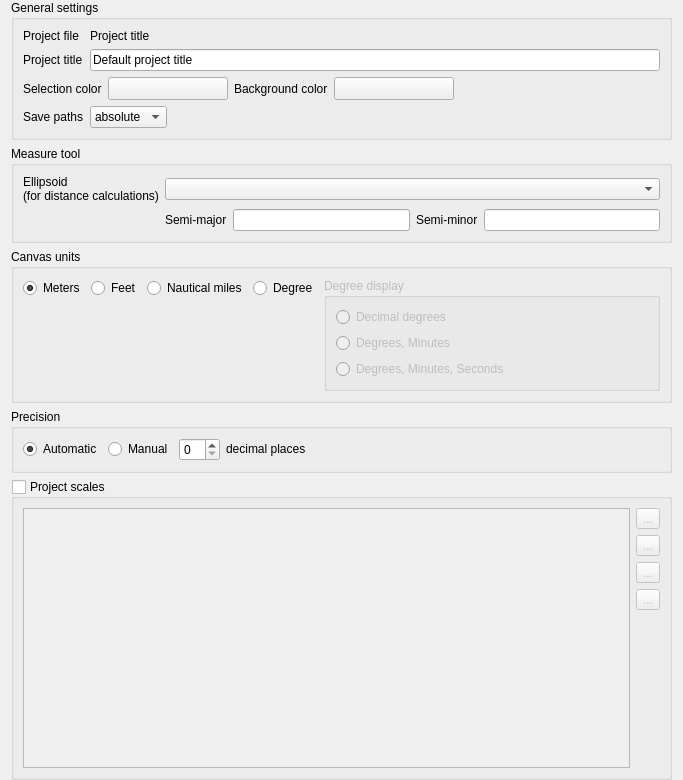
             <widget class="QWidget" name="scrollAreaWidgetContents_2">
              <property name="geometry">
               <rect>
                <x>0</x>
                <y>0</y>
                <width>683</width>
                <height>780</height>
               </rect>
              </property>
              <layout class="QVBoxLayout" name="verticalLayout_8">
               <property name="topMargin">
                <number>0</number>
               </property>
               <property name="bottomMargin">
                <number>0</number>
               </property>
               <item>
                <widget class="QgsCollapsibleGroupBox" name="titleBox">
                 <property name="title">
                  <string>General settings</string>
                 </property>
                 <property name="syncGroup">
                  <string notr="true">projgeneral</string>
                 </property>
                 <layout class="QGridLayout" name="gridLayout_26">
                  <item row="3" column="2" colspan="2">
                   <spacer>
                    <property name="orientation">
                     <enum>Qt::Horizontal</enum>
                    </property>
                    <property name="sizeHint" stdset="0">
                     <size>
                      <width>40</width>
                      <height>20</height>
                     </size>
                    </property>
                   </spacer>
                  </item>
                  <item row="3" column="1">
                   <widget class="QComboBox" name="cbxAbsolutePath">
                    <item>
                     <property name="text">
                      <string>absolute</string>
                     </property>
                    </item>
                    <item>
                     <property name="text">
                      <string>relative</string>
                     </property>
                    </item>
                   </widget>
                  </item>
                  <item row="2" column="0" colspan="4">
                   <layout class="QHBoxLayout" name="horizontalLayout_5">
                    <item>
                     <widget class="QLabel" name="textLabel1">
                      <property name="sizePolicy">
                       <sizepolicy hsizetype="Maximum" vsizetype="Preferred">
                        <horstretch>0</horstretch>
                        <verstretch>0</verstretch>
                       </sizepolicy>
                      </property>
                      <property name="text">
                       <string>Selection color</string>
                      </property>
                      <property name="buddy">
                       <cstring>pbnSelectionColor</cstring>
                      </property>
                     </widget>
                    </item>
                    <item>
                     <widget class="QgsColorButtonV2" name="pbnSelectionColor">
                      <property name="minimumSize">
                       <size>
                        <width>120</width>
                        <height>0</height>
                       </size>
                      </property>
                      <property name="maximumSize">
                       <size>
                        <width>120</width>
                        <height>16777215</height>
                       </size>
                      </property>
                      <property name="text">
                       <string/>
                      </property>
                     </widget>
                    </item>
                    <item>
                     <widget class="QLabel" name="label">
                      <property name="sizePolicy">
                       <sizepolicy hsizetype="Maximum" vsizetype="Preferred">
                        <horstretch>0</horstretch>
                        <verstretch>0</verstretch>
                       </sizepolicy>
                      </property>
                      <property name="text">
                       <string>Background color</string>
                      </property>
                      <property name="buddy">
                       <cstring>pbnCanvasColor</cstring>
                      </property>
                     </widget>
                    </item>
                    <item>
                     <widget class="QgsColorButtonV2" name="pbnCanvasColor">
                      <property name="minimumSize">
                       <size>
                        <width>120</width>
                        <height>0</height>
                       </size>
                      </property>
                      <property name="maximumSize">
                       <size>
                        <width>120</width>
                        <height>16777215</height>
                       </size>
                      </property>
                      <property name="text">
                       <string/>
                      </property>
                     </widget>
                    </item>
                    <item>
                     <spacer name="horizontalSpacer_4">
                      <property name="orientation">
                       <enum>Qt::Horizontal</enum>
                      </property>
                      <property name="sizeHint" stdset="0">
                       <size>
                        <width>40</width>
                        <height>20</height>
                       </size>
                      </property>
                     </spacer>
                    </item>
                   </layout>
                  </item>
                  <item row="3" column="0">
                   <widget class="QLabel" name="label_3">
                    <property name="sizePolicy">
                     <sizepolicy hsizetype="Maximum" vsizetype="Preferred">
                      <horstretch>0</horstretch>
                      <verstretch>0</verstretch>
                     </sizepolicy>
                    </property>
                    <property name="text">
                     <string>Save paths</string>
                    </property>
                    <property name="buddy">
                     <cstring>cbxAbsolutePath</cstring>
                    </property>
                   </widget>
                  </item>
                  <item row="1" column="1" colspan="3">
                   <widget class="QLineEdit" name="titleEdit">
                    <property name="toolTip">
                     <string>Descriptive project name</string>
                    </property>
                    <property name="text">
                     <string>Default project title</string>
                    </property>
                   </widget>
                  </item>
                  <item row="1" column="0">
                   <widget class="QLabel" name="label_2">
                    <property name="sizePolicy">
                     <sizepolicy hsizetype="Maximum" vsizetype="Preferred">
                      <horstretch>0</horstretch>
                      <verstretch>0</verstretch>
                     </sizepolicy>
                    </property>
                    <property name="text">
                     <string>Project title</string>
                    </property>
                    <property name="buddy">
                     <cstring>projectFileName</cstring>
                    </property>
                   </widget>
                  </item>
                  <item row="0" column="0">
                   <widget class="QLabel" name="label_4">
                    <property name="sizePolicy">
                     <sizepolicy hsizetype="Maximum" vsizetype="Preferred">
                      <horstretch>0</horstretch>
                      <verstretch>0</verstretch>
                     </sizepolicy>
                    </property>
                    <property name="text">
                     <string>Project file</string>
                    </property>
                    <property name="buddy">
                     <cstring>titleEdit</cstring>
                    </property>
                   </widget>
                  </item>
                  <item row="0" column="1">
                   <widget class="QLabel" name="projectFileName">
                    <property name="sizePolicy">
                     <sizepolicy hsizetype="Maximum" vsizetype="Preferred">
                      <horstretch>0</horstretch>
                      <verstretch>0</verstretch>
                     </sizepolicy>
                    </property>
                    <property name="text">
                     <string>Project title</string>
                    </property>
                    <property name="buddy">
                     <cstring>titleEdit</cstring>
                    </property>
                   </widget>
                  </item>
                 </layout>
                </widget>
               </item>
               <item>
                <widget class="QgsCollapsibleGroupBox" name="btnGrpMeasureEllipsoid">
                 <property name="title">
                  <string>Measure tool</string>
                 </property>
                 <property name="syncGroup">
                  <string notr="true">projgeneral</string>
                 </property>
                 <layout class="QGridLayout" name="gridLayoutMeasureTool">
                  <item row="1" column="0">
                   <widget class="QLabel" name="textLabel1_8">
                    <property name="text">
                     <string>Ellipsoid
(for distance calculations)</string>
                    </property>
                   </widget>
                  </item>
                  <item row="2" column="1">
                   <widget class="QLabel" name="label_41">
                    <property name="text">
                     <string>Semi-major</string>
                    </property>
                   </widget>
                  </item>
                  <item row="2" column="2">
                   <widget class="QLineEdit" name="leSemiMajor"/>
                  </item>
                  <item row="2" column="4">
                   <widget class="QLineEdit" name="leSemiMinor"/>
                  </item>
                  <item row="2" column="3">
                   <widget class="QLabel" name="label_42">
                    <property name="text">
                     <string>Semi-minor</string>
                    </property>
                   </widget>
                  </item>
                  <item row="1" column="1" colspan="4">
                   <widget class="QComboBox" name="cmbEllipsoid"/>
                  </item>
                 </layout>
                </widget>
               </item>
               <item>
                <widget class="QgsCollapsibleGroupBox" name="btnGrpMapUnits">
                 <property name="sizePolicy">
                  <sizepolicy hsizetype="Preferred" vsizetype="Maximum">
                   <horstretch>0</horstretch>
                   <verstretch>0</verstretch>
                  </sizepolicy>
                 </property>
                 <property name="toolTip">
                  <string>Used when CRS transformation is turned off</string>
                 </property>
                 <property name="title">
                  <string>Canvas units</string>
                 </property>
                 <property name="syncGroup">
                  <string notr="true">projgeneral</string>
                 </property>
                 <layout class="QVBoxLayout" name="verticalLayout_19">
                  <item>
                   <layout class="QGridLayout" name="gridLayout_2">
                    <item row="1" column="0">
                     <spacer name="verticalSpacer_4">
                      <property name="orientation">
                       <enum>Qt::Vertical</enum>
                      </property>
                      <property name="sizeHint" stdset="0">
                       <size>
                        <width>20</width>
                        <height>0</height>
                       </size>
                      </property>
                     </spacer>
                    </item>
                    <item row="0" column="3">
                     <widget class="QRadioButton" name="radDegrees">
                      <property name="sizePolicy">
                       <sizepolicy hsizetype="Maximum" vsizetype="Fixed">
                        <horstretch>0</horstretch>
                        <verstretch>0</verstretch>
                       </sizepolicy>
                      </property>
                      <property name="text">
                       <string>Degree</string>
                      </property>
                     </widget>
                    </item>
                    <item row="0" column="2">
                     <widget class="QRadioButton" name="radNMiles">
                      <property name="sizePolicy">
                       <sizepolicy hsizetype="Maximum" vsizetype="Fixed">
                        <horstretch>0</horstretch>
                        <verstretch>0</verstretch>
                       </sizepolicy>
                      </property>
                      <property name="text">
                       <string>Nautical miles</string>
                      </property>
                     </widget>
                    </item>
                    <item row="0" column="1">
                     <widget class="QRadioButton" name="radFeet">
                      <property name="sizePolicy">
                       <sizepolicy hsizetype="Maximum" vsizetype="Fixed">
                        <horstretch>0</horstretch>
                        <verstretch>0</verstretch>
                       </sizepolicy>
                      </property>
                      <property name="text">
                       <string>Feet</string>
                      </property>
                     </widget>
                    </item>
                    <item row="0" column="0">
                     <widget class="QRadioButton" name="radMeters">
                      <property name="sizePolicy">
                       <sizepolicy hsizetype="Maximum" vsizetype="Fixed">
                        <horstretch>0</horstretch>
                        <verstretch>0</verstretch>
                       </sizepolicy>
                      </property>
                      <property name="text">
                       <string>Meters</string>
                      </property>
                      <property name="checked">
                       <bool>true</bool>
                      </property>
                     </widget>
                    </item>
                    <item row="0" column="4" rowspan="2">
                     <widget class="QGroupBox" name="btnGrpDegreeDisplay">
                      <property name="enabled">
                       <bool>false</bool>
                      </property>
                      <property name="title">
                       <string>Degree display</string>
                      </property>
                      <layout class="QVBoxLayout" name="verticalLayout_20">
                       <item>
                        <widget class="QRadioButton" name="radD">
                         <property name="text">
                          <string>Decimal degrees</string>
                         </property>
                        </widget>
                       </item>
                       <item>
                        <widget class="QRadioButton" name="radDM">
                         <property name="text">
                          <string>Degrees, Minutes</string>
                         </property>
                        </widget>
                       </item>
                       <item>
                        <widget class="QRadioButton" name="radDMS">
                         <property name="text">
                          <string>Degrees, Minutes, Seconds</string>
                         </property>
                        </widget>
                       </item>
                      </layout>
                     </widget>
                    </item>
                   </layout>
                  </item>
                 </layout>
                </widget>
               </item>
               <item>
                <widget class="QgsCollapsibleGroupBox" name="btnGrpPrecision">
                 <property name="title">
                  <string>Precision</string>
                 </property>
                 <property name="syncGroup">
                  <string notr="true">projgeneral</string>
                 </property>
                 <layout class="QGridLayout" name="gridLayout_28">
                  <item row="0" column="2">
                   <widget class="QFrame" name="mPrecisionFrame">
                    <property name="frameShape">
                     <enum>QFrame::NoFrame</enum>
                    </property>
                    <property name="frameShadow">
                     <enum>QFrame::Raised</enum>
                    </property>
                    <layout class="QHBoxLayout" name="horizontalLayout_4">
                     <property name="margin">
                      <number>0</number>
                     </property>
                     <item>
                      <widget class="QSpinBox" name="spinBoxDP">
                       <property name="toolTip">
                        <string>The number of decimal places for the manual option</string>
                       </property>
                       <property name="whatsThis">
                        <string>The number of decimal places for the manual option</string>
                       </property>
                      </widget>
                     </item>
                     <item>
                      <widget class="QLabel" name="labelDP">
                       <property name="sizePolicy">
                        <sizepolicy hsizetype="MinimumExpanding" vsizetype="Fixed">
                         <horstretch>0</horstretch>
                         <verstretch>0</verstretch>
                        </sizepolicy>
                       </property>
                       <property name="text">
                        <string>decimal places</string>
                       </property>
                       <property name="buddy">
                        <cstring>spinBoxDP</cstring>
                       </property>
                      </widget>
                     </item>
                    </layout>
                   </widget>
                  </item>
                  <item row="0" column="1">
                   <widget class="QRadioButton" name="radManual">
                    <property name="toolTip">
                     <string>Sets the number of decimal places to use for the mouse position display</string>
                    </property>
                    <property name="whatsThis">
                     <string>Sets the number of decimal places to use for the mouse position display</string>
                    </property>
                    <property name="text">
                     <string>Manual</string>
                    </property>
                   </widget>
                  </item>
                  <item row="0" column="0">
                   <widget class="QRadioButton" name="radAutomatic">
                    <property name="toolTip">
                     <string>Automatically sets the number of decimal places in the mouse position display</string>
                    </property>
                    <property name="whatsThis">
                     <string>The number of decimal places that are used when displaying the mouse position is automatically set to be enough so that moving the mouse by one pixel gives a change in the position display</string>
                    </property>
                    <property name="text">
                     <string>Automatic</string>
                    </property>
                    <property name="checked">
                     <bool>true</bool>
                    </property>
                   </widget>
                  </item>
                 </layout>
                </widget>
               </item>
               <item>
                <widget class="QgsCollapsibleGroupBox" name="grpProjectScales">
                 <property name="sizePolicy">
                  <sizepolicy hsizetype="Preferred" vsizetype="Expanding">
                   <horstretch>0</horstretch>
                   <verstretch>3</verstretch>
                  </sizepolicy>
                 </property>
                 <property name="title">
                  <string>Project scales</string>
                 </property>
                 <property name="checkable">
                  <bool>true</bool>
                 </property>
                 <property name="checked">
                  <bool>false</bool>
                 </property>
                 <property name="syncGroup">
                  <string notr="true">projgeneral</string>
                 </property>
                 <layout class="QGridLayout" name="gridLayout_7">
                  <item row="0" column="0">
                   <widget class="QListWidget" name="lstScales"/>
                  </item>
                  <item row="0" column="1">
                   <layout class="QVBoxLayout" name="verticalLayout_4">
                    <item>
                     <widget class="QToolButton" name="pbnAddScale">
                      <property name="text">
                       <string>...</string>
                      </property>
                      <property name="icon">
                       <iconset resource="../../images/images.qrc">
                        <normaloff>:/images/themes/default/symbologyAdd.png</normaloff>:/images/themes/default/symbologyAdd.png</iconset>
                      </property>
                     </widget>
                    </item>
                    <item>
                     <widget class="QToolButton" name="pbnRemoveScale">
                      <property name="text">
                       <string>...</string>
                      </property>
                      <property name="icon">
                       <iconset resource="../../images/images.qrc">
                        <normaloff>:/images/themes/default/symbologyRemove.png</normaloff>:/images/themes/default/symbologyRemove.png</iconset>
                      </property>
                     </widget>
                    </item>
                    <item>
                     <widget class="QToolButton" name="pbnImportScales">
                      <property name="text">
                       <string>...</string>
                      </property>
                      <property name="icon">
                       <iconset resource="../../images/images.qrc">
                        <normaloff>:/images/themes/default/mActionFileOpen.svg</normaloff>:/images/themes/default/mActionFileOpen.svg</iconset>
                      </property>
                     </widget>
                    </item>
                    <item>
                     <widget class="QToolButton" name="pbnExportScales">
                      <property name="text">
                       <string>...</string>
                      </property>
                      <property name="icon">
                       <iconset resource="../../images/images.qrc">
                        <normaloff>:/images/themes/default/mActionFileSave.svg</normaloff>:/images/themes/default/mActionFileSave.svg</iconset>
                      </property>
                     </widget>
                    </item>
                    <item>
                     <spacer name="verticalSpacer">
                      <property name="orientation">
                       <enum>Qt::Vertical</enum>
                      </property>
                      <property name="sizeHint" stdset="0">
                       <size>
                        <width>20</width>
                        <height>40</height>
                       </size>
                      </property>
                     </spacer>
                    </item>
                   </layout>
                  </item>
                 </layout>
                </widget>
               </item>
               <item>
                <spacer name="verticalSpacer_5">
                 <property name="orientation">
                  <enum>Qt::Vertical</enum>
                 </property>
                 <property name="sizeHint" stdset="0">
                  <size>
                   <width>20</width>
                   <height>0</height>
                  </size>
                 </property>
                </spacer>
               </item>
              </layout>
             </widget>
